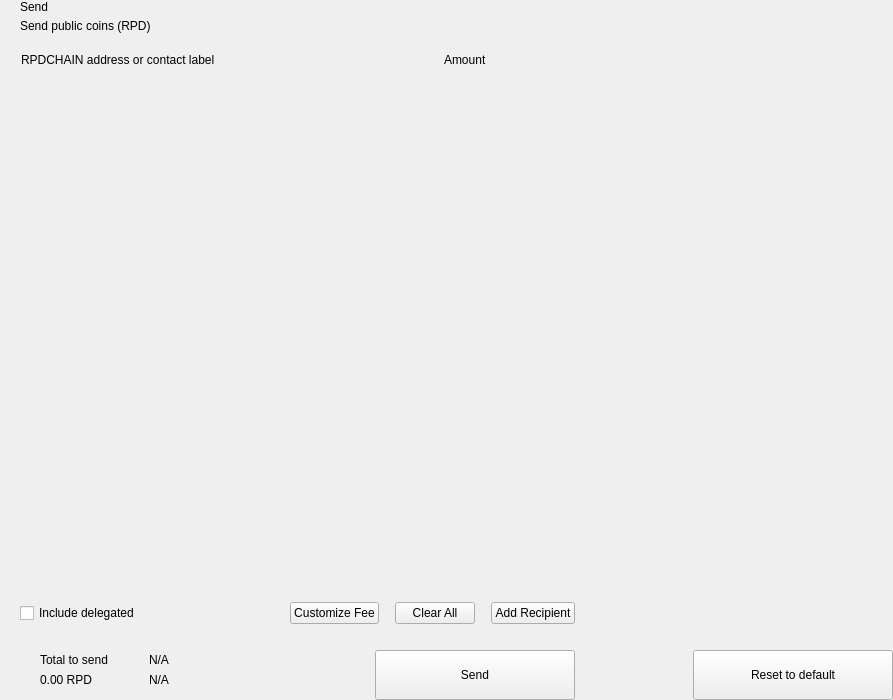
<?xml version="1.0" encoding="UTF-8"?>
<ui version="4.0">
 <class>send</class>
 <widget class="QWidget" name="send">
  <property name="geometry">
   <rect>
    <x>0</x>
    <y>0</y>
    <width>893</width>
    <height>700</height>
   </rect>
  </property>
  <property name="windowTitle">
   <string>Form</string>
  </property>
  <layout class="QHBoxLayout" name="horizontalLayout_2" stretch="2,1">
   <property name="spacing">
    <number>0</number>
   </property>
   <property name="leftMargin">
    <number>0</number>
   </property>
   <property name="topMargin">
    <number>0</number>
   </property>
   <property name="rightMargin">
    <number>0</number>
   </property>
   <property name="bottomMargin">
    <number>0</number>
   </property>
   <item>
    <widget class="QWidget" name="left" native="true">
     <layout class="QVBoxLayout" name="verticalLayout_3">
      <property name="spacing">
       <number>0</number>
      </property>
      <property name="leftMargin">
       <number>0</number>
      </property>
      <property name="topMargin">
       <number>0</number>
      </property>
      <property name="rightMargin">
       <number>0</number>
      </property>
      <property name="bottomMargin">
       <number>0</number>
      </property>
      <item>
       <layout class="QVBoxLayout" name="verticalLayout_22" stretch="0,0,0,1,0,0,0,0">
        <property name="spacing">
         <number>0</number>
        </property>
        <item>
         <layout class="QHBoxLayout" name="horizontalLayout_3">
          <property name="spacing">
           <number>0</number>
          </property>
          <property name="leftMargin">
           <number>20</number>
          </property>
          <property name="rightMargin">
           <number>20</number>
          </property>
          <item>
           <layout class="QVBoxLayout" name="verticalLayout">
            <property name="spacing">
             <number>5</number>
            </property>
            <item>
             <widget class="QLabel" name="labelTitle">
              <property name="text">
               <string>Send</string>
              </property>
              <property name="alignment">
               <set>Qt::AlignLeading|Qt::AlignLeft|Qt::AlignVCenter</set>
              </property>
             </widget>
            </item>
            <item>
             <widget class="QLabel" name="labelSubtitle1">
              <property name="text">
               <string>Send public coins (RPD)</string>
              </property>
             </widget>
            </item>
           </layout>
          </item>
          <item>
           <spacer name="horizontalSpacer">
            <property name="orientation">
             <enum>Qt::Horizontal</enum>
            </property>
            <property name="sizeHint" stdset="0">
             <size>
              <width>40</width>
              <height>20</height>
             </size>
            </property>
           </spacer>
          </item>
         </layout>
        </item>
        <item>
         <spacer name="verticalSpacer_2">
          <property name="orientation">
           <enum>Qt::Vertical</enum>
          </property>
          <property name="sizeType">
           <enum>QSizePolicy::Fixed</enum>
          </property>
          <property name="sizeHint" stdset="0">
           <size>
            <width>20</width>
            <height>20</height>
           </size>
          </property>
         </spacer>
        </item>
        <item>
         <layout class="QHBoxLayout" name="horizontalLayout" stretch="6,0,2">
          <property name="spacing">
           <number>0</number>
          </property>
          <property name="leftMargin">
           <number>10</number>
          </property>
          <property name="topMargin">
           <number>0</number>
          </property>
          <property name="rightMargin">
           <number>20</number>
          </property>
          <property name="bottomMargin">
           <number>0</number>
          </property>
          <item>
           <widget class="QLabel" name="labelSubtitleAddress">
            <property name="styleSheet">
             <string notr="true">margin-left:8px;</string>
            </property>
            <property name="text">
             <string>RPDCHAIN address or contact label</string>
            </property>
           </widget>
          </item>
          <item>
           <spacer name="horizontalSpacer_3">
            <property name="orientation">
             <enum>Qt::Horizontal</enum>
            </property>
            <property name="sizeType">
             <enum>QSizePolicy::Fixed</enum>
            </property>
            <property name="sizeHint" stdset="0">
             <size>
              <width>40</width>
              <height>1</height>
             </size>
            </property>
           </spacer>
          </item>
          <item>
           <widget class="QLabel" name="labelSubtitleAmount">
            <property name="text">
             <string>Amount</string>
            </property>
           </widget>
          </item>
         </layout>
        </item>
        <item>
         <widget class="QScrollArea" name="scrollArea">
          <property name="minimumSize">
           <size>
            <width>0</width>
            <height>350</height>
           </size>
          </property>
          <property name="styleSheet">
           <string notr="true">#scrollArea {
            background:transparent;
            margin-top:10px;}</string>
          </property>
          <property name="horizontalScrollBarPolicy">
           <enum>Qt::ScrollBarAlwaysOff</enum>
          </property>
          <property name="sizeAdjustPolicy">
           <enum>QAbstractScrollArea::AdjustIgnored</enum>
          </property>
          <property name="widgetResizable">
           <bool>true</bool>
          </property>
          <property name="alignment">
           <set>Qt::AlignLeading|Qt::AlignLeft|Qt::AlignTop</set>
          </property>
          <widget class="QWidget" name="scrollAreaWidgetContents">
           <property name="geometry">
            <rect>
             <x>0</x>
             <y>0</y>
             <width>591</width>
             <height>16</height>
            </rect>
           </property>
           <property name="sizePolicy">
            <sizepolicy hsizetype="Preferred" vsizetype="Maximum">
             <horstretch>0</horstretch>
             <verstretch>0</verstretch>
            </sizepolicy>
           </property>
           <property name="autoFillBackground">
            <bool>false</bool>
           </property>
           <property name="styleSheet">
            <string notr="true">#scrollAreaWidgetContents {
             background:transparent;
             }</string>
           </property>
           <layout class="QVBoxLayout" name="verticalLayout_7">
            <property name="spacing">
             <number>0</number>
            </property>
            <property name="sizeConstraint">
             <enum>QLayout::SetDefaultConstraint</enum>
            </property>
            <property name="leftMargin">
             <number>0</number>
            </property>
            <property name="topMargin">
             <number>0</number>
            </property>
            <property name="rightMargin">
             <number>0</number>
            </property>
            <property name="bottomMargin">
             <number>0</number>
            </property>
           </layout>
          </widget>
         </widget>
        </item>
        <item>
         <spacer name="verticalSpacer_4">
          <property name="orientation">
           <enum>Qt::Vertical</enum>
          </property>
          <property name="sizeType">
           <enum>QSizePolicy::Fixed</enum>
          </property>
          <property name="sizeHint" stdset="0">
           <size>
            <width>20</width>
            <height>20</height>
           </size>
          </property>
         </spacer>
        </item>
        <item>
         <layout class="QHBoxLayout" name="horizontalLayout_20">
          <property name="spacing">
           <number>6</number>
          </property>
          <property name="leftMargin">
           <number>20</number>
          </property>
          <property name="rightMargin">
           <number>20</number>
          </property>
          <item>
           <widget class="QCheckBox" name="checkBoxDelegations">
            <property name="layoutDirection">
             <enum>Qt::LeftToRight</enum>
            </property>
            <property name="text">
             <string>Include delegated</string>
            </property>
           </widget>
          </item>
          <item>
           <spacer name="horizontalSpacer_4">
            <property name="orientation">
             <enum>Qt::Horizontal</enum>
            </property>
            <property name="sizeHint" stdset="0">
             <size>
              <width>10</width>
              <height>20</height>
             </size>
            </property>
           </spacer>
          </item>
          <item>
           <widget class="QPushButton" name="pushButtonFee">
            <property name="focusPolicy">
             <enum>Qt::NoFocus</enum>
            </property>
            <property name="text">
             <string>Customize Fee</string>
            </property>
           </widget>
          </item>
          <item>
           <spacer name="horizontalSpacer_11">
            <property name="orientation">
             <enum>Qt::Horizontal</enum>
            </property>
            <property name="sizeType">
             <enum>QSizePolicy::Minimum</enum>
            </property>
            <property name="sizeHint" stdset="0">
             <size>
              <width>10</width>
              <height>20</height>
             </size>
            </property>
           </spacer>
          </item>
          <item>
           <widget class="QPushButton" name="pushButtonClear">
            <property name="focusPolicy">
             <enum>Qt::NoFocus</enum>
            </property>
            <property name="layoutDirection">
             <enum>Qt::RightToLeft</enum>
            </property>
            <property name="text">
             <string>Clear All</string>
            </property>
           </widget>
          </item>
          <item>
           <spacer name="horizontalSpacer_6">
            <property name="orientation">
             <enum>Qt::Horizontal</enum>
            </property>
            <property name="sizeType">
             <enum>QSizePolicy::Fixed</enum>
            </property>
            <property name="sizeHint" stdset="0">
             <size>
              <width>10</width>
              <height>20</height>
             </size>
            </property>
           </spacer>
          </item>
          <item>
           <widget class="QPushButton" name="pushButtonAddRecipient">
            <property name="focusPolicy">
             <enum>Qt::NoFocus</enum>
            </property>
            <property name="text">
             <string>Add Recipient</string>
            </property>
           </widget>
          </item>
         </layout>
        </item>
        <item>
         <spacer name="verticalSpacer">
          <property name="orientation">
           <enum>Qt::Vertical</enum>
          </property>
          <property name="sizeType">
           <enum>QSizePolicy::Fixed</enum>
          </property>
          <property name="sizeHint" stdset="0">
           <size>
            <width>20</width>
            <height>16</height>
           </size>
          </property>
         </spacer>
        </item>
        <item>
         <layout class="QHBoxLayout" name="horizontalLayout_7">
          <property name="rightMargin">
           <number>20</number>
          </property>
          <item>
           <layout class="QHBoxLayout" name="horizontalLayout_10">
            <property name="spacing">
             <number>0</number>
            </property>
            <property name="leftMargin">
             <number>8</number>
            </property>
            <item>
             <widget class="QStackedWidget" name="stackedWidget">
              <property name="minimumSize">
               <size>
                <width>0</width>
                <height>60</height>
               </size>
              </property>
              <property name="maximumSize">
               <size>
                <width>16777215</width>
                <height>60</height>
               </size>
              </property>
              <widget class="QWidget" name="page1">
               <layout class="QVBoxLayout" name="verticalLayout_71" stretch="0">
                <property name="spacing">
                 <number>6</number>
                </property>
                <property name="leftMargin">
                 <number>12</number>
                </property>
                <property name="topMargin">
                 <number>0</number>
                </property>
                <property name="rightMargin">
                 <number>0</number>
                </property>
                <property name="bottomMargin">
                 <number>0</number>
                </property>
                <item>
                 <widget class="QWidget" name="coinWidget" native="true">
                  <property name="minimumSize">
                   <size>
                    <width>0</width>
                    <height>60</height>
                   </size>
                  </property>
                  <property name="maximumSize">
                   <size>
                    <width>16777215</width>
                    <height>60</height>
                   </size>
                  </property>
                  <layout class="QHBoxLayout" name="horizontalLayout_9">
                   <property name="spacing">
                    <number>0</number>
                   </property>
                   <property name="leftMargin">
                    <number>20</number>
                   </property>
                   <property name="topMargin">
                    <number>10</number>
                   </property>
                   <property name="rightMargin">
                    <number>20</number>
                   </property>
                   <property name="bottomMargin">
                    <number>10</number>
                   </property>
                   <item>
                    <layout class="QVBoxLayout" name="verticalSend">
                     <property name="spacing">
                      <number>0</number>
                     </property>
                     <item>
                      <widget class="QLabel" name="labelTitleTotalSend">
                       <property name="text">
                        <string>Total to send</string>
                       </property>
                      </widget>
                     </item>
                     <item>
                      <widget class="QLabel" name="labelAmountSend">
                       <property name="text">
                        <string notr="true">0.00 RPD</string>
                       </property>
                      </widget>
                     </item>
                    </layout>
                   </item>
                   <item>
                    <spacer name="horizontalSpacer_9">
                     <property name="orientation">
                      <enum>Qt::Horizontal</enum>
                     </property>
                     <property name="sizeType">
                      <enum>QSizePolicy::Fixed</enum>
                     </property>
                     <property name="sizeHint" stdset="0">
                      <size>
                       <width>20</width>
                       <height>20</height>
                      </size>
                     </property>
                    </spacer>
                   </item>
                   <item>
                    <widget class="QLabel" name="labelLine">
                     <property name="minimumSize">
                      <size>
                       <width>1</width>
                       <height>0</height>
                      </size>
                     </property>
                     <property name="maximumSize">
                      <size>
                       <width>1</width>
                       <height>16777215</height>
                      </size>
                     </property>
                     <property name="text">
                      <string/>
                     </property>
                    </widget>
                   </item>
                   <item>
                    <spacer name="horizontalSpacer_10">
                     <property name="orientation">
                      <enum>Qt::Horizontal</enum>
                     </property>
                     <property name="sizeType">
                      <enum>QSizePolicy::Fixed</enum>
                     </property>
                     <property name="sizeHint" stdset="0">
                      <size>
                       <width>20</width>
                       <height>20</height>
                      </size>
                     </property>
                    </spacer>
                   </item>
                   <item>
                    <layout class="QVBoxLayout" name="verticalRemaining">
                     <property name="spacing">
                      <number>0</number>
                     </property>
                     <item>
                      <widget class="QLabel" name="labelTitleTotalRemaining">
                       <property name="text">
                        <string notr="true">N/A</string>
                       </property>
                      </widget>
                     </item>
                     <item>
                      <widget class="QLabel" name="labelAmountRemaining">
                       <property name="text">
                        <string notr="true">N/A</string>
                       </property>
                      </widget>
                     </item>
                    </layout>
                   </item>
                  </layout>
                 </widget>
                </item>
               </layout>
              </widget>
              <widget class="QWidget" name="page_2"/>
             </widget>
            </item>
           </layout>
          </item>
          <item>
           <spacer name="horizontalSpacer_5">
            <property name="orientation">
             <enum>Qt::Horizontal</enum>
            </property>
            <property name="sizeType">
             <enum>QSizePolicy::Expanding</enum>
            </property>
            <property name="sizeHint" stdset="0">
             <size>
              <width>40</width>
              <height>20</height>
             </size>
            </property>
           </spacer>
          </item>
          <item alignment="Qt::AlignBottom">
           <widget class="QPushButton" name="pushButtonSave">
            <property name="minimumSize">
             <size>
              <width>200</width>
              <height>50</height>
             </size>
            </property>
            <property name="maximumSize">
             <size>
              <width>200</width>
              <height>50</height>
             </size>
            </property>
            <property name="focusPolicy">
             <enum>Qt::NoFocus</enum>
            </property>
            <property name="text">
             <string>Send</string>
            </property>
           </widget>
          </item>
         </layout>
        </item>
       </layout>
      </item>
     </layout>
    </widget>
   </item>
   <item>
    <widget class="QWidget" name="right" native="true">
     <layout class="QVBoxLayout" name="verticalLayout_5">
      <property name="leftMargin">
       <number>0</number>
      </property>
      <property name="topMargin">
       <number>0</number>
      </property>
      <property name="rightMargin">
       <number>0</number>
      </property>
      <property name="bottomMargin">
       <number>0</number>
      </property>
      <item>
       <layout class="QVBoxLayout" name="verticalLayout_4">
        <property name="spacing">
         <number>6</number>
        </property>
        <item>
         <widget class="OptionButton" name="btnCoinControl" native="true">
          <property name="minimumSize">
           <size>
            <width>0</width>
            <height>50</height>
           </size>
          </property>
         </widget>
        </item>
        <item>
         <widget class="OptionButton" name="btnChangeAddress" native="true">
          <property name="minimumSize">
           <size>
            <width>0</width>
            <height>50</height>
           </size>
          </property>
         </widget>
        </item>
        <item>
         <widget class="OptionButton" name="btnUri" native="true">
          <property name="minimumSize">
           <size>
            <width>0</width>
            <height>50</height>
           </size>
          </property>
         </widget>
        </item>
        <item>
         <spacer name="verticalSpacer_5">
          <property name="orientation">
           <enum>Qt::Vertical</enum>
          </property>
          <property name="sizeHint" stdset="0">
           <size>
            <width>20</width>
            <height>40</height>
           </size>
          </property>
         </spacer>
        </item>
        <item>
         <layout class="QHBoxLayout" name="horizontalLayout_8">
          <item>
           <spacer name="horizontalSpacer_7">
            <property name="orientation">
             <enum>Qt::Horizontal</enum>
            </property>
            <property name="sizeHint" stdset="0">
             <size>
              <width>40</width>
              <height>20</height>
             </size>
            </property>
           </spacer>
          </item>
          <item>
           <widget class="QPushButton" name="pushButtonReset">
            <property name="minimumSize">
             <size>
              <width>200</width>
              <height>50</height>
             </size>
            </property>
            <property name="maximumSize">
             <size>
              <width>200</width>
              <height>50</height>
             </size>
            </property>
            <property name="focusPolicy">
             <enum>Qt::NoFocus</enum>
            </property>
            <property name="text">
             <string>Reset to default</string>
            </property>
           </widget>
          </item>
         </layout>
        </item>
       </layout>
      </item>
     </layout>
    </widget>
   </item>
  </layout>
 </widget>
 <customwidgets>
  <customwidget>
   <class>OptionButton</class>
   <extends>QWidget</extends>
   <header>qt/rpdchain/optionbutton.h</header>
   <container>1</container>
  </customwidget>
 </customwidgets>
 <resources/>
 <connections/>
</ui>
